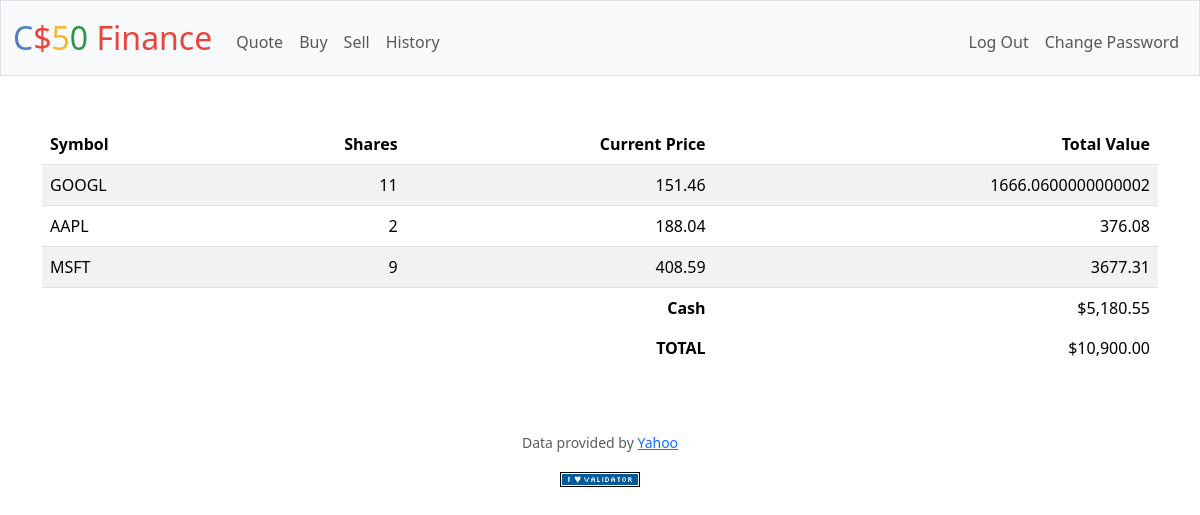
Screenshot of / (signed in) with the database file from the repository.
### tables this page shows
CREATE TABLE user_stocks (
    id INTEGER PRIMARY KEY AUTOINCREMENT,
    user_id INTEGER NOT NULL,
    stock_id INTEGER NOT NULL,
    shares INTEGER NOT NULL,
    FOREIGN KEY (user_id) REFERENCES users(id),
    FOREIGN KEY (stock_id) REFERENCES stocks(id)
);

CREATE TABLE stocks (
    id INTEGER PRIMARY KEY AUTOINCREMENT,
    stock_symbol TEXT NOT NULL UNIQUE,
    current_price REAL NOT NULL
);

CREATE TABLE users (id INTEGER PRIMARY KEY AUTOINCREMENT NOT NULL, username TEXT NOT NULL, hash TEXT NOT NULL, cash NUMERIC NOT NULL DEFAULT 10000.00);

### app.py (the view)
@app.route("/")
@login_required
def index():
    if 'user_id' not in session:
        return redirect(url_for('login'))
    user_id = session['user_id']
    portfolio = get_user_portfolio(user_id)
    balance = get_user_balance(user_id)
    total_stock_value = sum(stock['total_value'] for stock in portfolio)
    grand_total = balance + total_stock_value
    return render_template('index.html', portfolio=portfolio, balance=balance, grand_total=grand_total)

### app.py (called while the page is built)
def get_user_balance(user_id):
    balance_query = db.execute("SELECT cash FROM users WHERE id = ?", user_id)
    return balance_query[0]["cash"] if balance_query else 0.0

@login_required
def get_user_portfolio(user_id):
    portfolio = db.execute(
        "SELECT stocks.stock_symbol, user_stocks.shares, stocks.current_price "
        "FROM user_stocks "
        "JOIN stocks ON user_stocks.stock_id = stocks.id "
        "WHERE user_stocks.user_id = ?",
        user_id
    )
    for stock in portfolio:
        stock['total_value'] = stock['shares'] * stock['current_price']
    return portfolio

@app.template_filter("usd")
def usd_format(value):
    return "${:,.2f}".format(value)

@app.after_request
def after_request(response):
    response.headers["Cache-Control"] = "no-cache, no-store, must-revalidate"
    response.headers["Expires"] = 0
    response.headers["Pragma"] = "no-cache"
    return response

### helpers.py (called while the page is built)
def login_required(f):
    @wraps(f)
    def decorated_function(*args, **kwargs):
        if session.get("user_id") is None:
            return redirect("/login")
        return f(*args, **kwargs)
    return decorated_function

### templates/index.html (shortened to what this page needs)
{% extends "layout.html" %}
{% block main %}
    <table class="table table-striped">
        <thead>
            <tr>
                <th class="text-start">Symbol</th>
                <th class="text-end">Shares</th>
                <th class="text-end">Current Price</th>
                <th class="text-end">Total Value</th>
            </tr>
        </thead>
        <tbody>
            {% for stocks in portfolio %}
                <tr>
                    <td class="text-start">{{ stocks.stock_symbol }}</td>
                    <td class="text-end">{{ stocks.shares }}</td>
                    <td class="text-end">{{ stocks.current_price }}</td>
                    <td class="text-end">{{ stocks.total_value }}</td>
                </tr>
            {% endfor %}
        </tbody>
        <tfoot>
            <tr>
                <td class="border-0 fw-bold text-end" colspan="3">Cash</td>
                <td class="border-0 text-end">{{ balance | usd }}</td>
            </tr>
            <tr>
                <td class="border-0 fw-bold text-end" colspan="3">TOTAL</td>
                <td class="border-0 text-end">{{ grand_total | usd }}</td>
            </tr>
        </tfoot>
    </table>
{% endblock %}

### templates/layout.html (shortened to what this page needs)
<!DOCTYPE html>
<html lang="en">
    <head>
        <link href="https://cdn.jsdelivr.net/npm/bootstrap@5.3.2/dist/css/bootstrap.min.css" rel="stylesheet">
        <link href="/static/styles.css" rel="stylesheet">
    </head>
    <body>
        <nav class="bg-light border navbar navbar-expand-md navbar-light">
            <div class="container-fluid">
                <a class="navbar-brand" href="/"><span class="blue">C</span><span class="red">$</span><span class="yellow">5</span><span class="green">0</span> <span class="red">Finance</span></a>
                <div class="collapse navbar-collapse" id="navbar">
                    {% if session["user_id"] %}
                        <ul class="navbar-nav me-auto mt-2">
                            <li class="nav-item"><a class="nav-link" href="/quote">Quote</a></li>
                            <li class="nav-item"><a class="nav-link" href="/buy">Buy</a></li>
                            <li class="nav-item"><a class="nav-link" href="/sell">Sell</a></li>
                            <li class="nav-item"><a class="nav-link" href="/history">History</a></li>
                        </ul>
                        <ul class="navbar-nav ms-auto mt-2">
                            <li class="nav-item"><a class="nav-link" href="/logout">Log Out</a></li>
                            <li class="nav-item"><a class="nav-link" href="/account">Change Password</a></li>
                        </ul>
                    {% else %}
                        <ul class="navbar-nav ms-auto mt-2">
                            <li class="nav-item"><a class="nav-link" href="/register">Register</a></li>
                            <li class="nav-item"><a class="nav-link" href="/login">Log In</a></li>
                        </ul>
                    {% endif %}
                </div>
            </div>
        </nav>
        <main class="container py-5 text-center">
            {% block main %}{% endblock %}
        </main>
        <footer class="mb-5">
            <p class="mb-3 small text-center text-muted">
                Data provided by <a href="https://finance.yahoo.com/">Yahoo</a>
            </p>
            <form action="https://validator.w3.org/check" class="text-center" enctype="multipart/form-data" method="post" target="_blank">
                <input alt="Validate" src="/static/I_heart_validator.png" type="image">
            </form>
        </footer>
    </body>
</html>

### static/styles.css (style rules this page uses)
nav .navbar-brand { font-size: xx-large; }
nav .navbar-brand .blue { color: #537fbe; }
nav .navbar-brand .red { color: #ea433b; }
nav .navbar-brand .yellow { color: #f5b82e; }
nav .navbar-brand .green { color: #2e944b; }

### rows the page displays
user_stocks: stock_symbol "GOOGL", shares "11", current_price "151.46", total_value "1666.0600000000002"
user_stocks: stock_symbol "AAPL", shares "2", current_price "188.04", total_value "376.08"
user_stocks: stock_symbol "MSFT", shares "9", current_price "408.59", total_value "3677.31"
users: cash "$5,180.55"

### other values shown
{{ grand_total | usd }} "$10,900.00"
